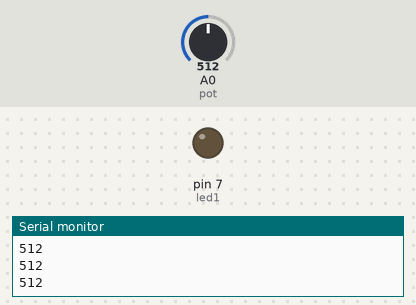
This sketch was run on a simulated Arduino Uno, built with avr-gcc and run on an emulated ATmega328P. Parts: output pins drawn as LEDs (lit = HIGH), the last lines printed to the serial monitor. Dashed ring = blinking. Inputs (shaded band) come from the test bench; at power-on: A0 (pot) = 512.

Above: at 1.2 s.
1.3 s: A0 (pot) set to 1004
2.8 s: A0 (pot) set to 1023
At 2.9 s:
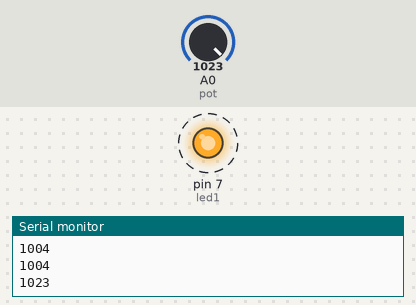
5.8 s: A0 (pot) set to 900
At 6.4 s:
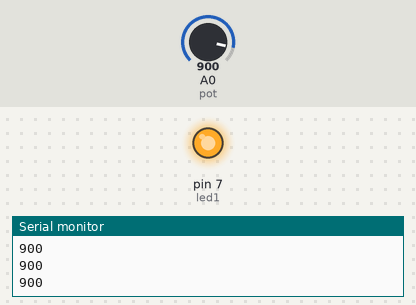
7.3 s: A0 (pot) set to 0
At 8.6 s:
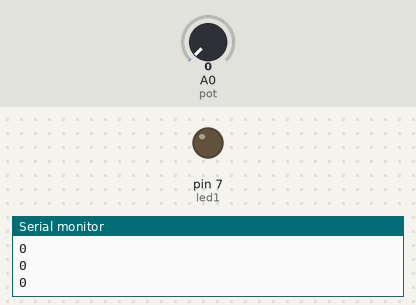
Timing chart, 0 to 9.8 s (numbered marks = the images above; inputs shaded):
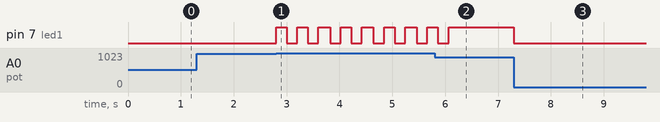

Measured:
- the behaviour switches between 1022 and 1023 on A0 (pot) (found by bisection; images 0 and 1)
- after the input at 2.8 s, pin 7 (led1): alternates HIGH for 0.20 s and LOW for 0.20 s, starting at once
- after the input at 5.8 s, pin 7 (led1): goes on until 6.1 s, then stays HIGH
- after the input at 7.3 s, pin 7 (led1): HIGH → LOW at once

The sketch:

led_blink.ino
```cpp
#define led1 7
#define pot A0

int potVal;

void setup() {
  // put your setup code here, to run once:
  pinMode(led1, OUTPUT);
  Serial.begin(9600);
}

void loop() {
  potVal = analogRead(pot);
  Serial.println(potVal);

  if (potVal == 0)
  {
    digitalWrite(led1, LOW);
  }
  if (potVal == 1023)
  {
    digitalWrite(led1, HIGH);
    delay(200);
    digitalWrite(led1, LOW);
    delay(200);
    digitalWrite(led1, HIGH);
    delay(200);
    digitalWrite(led1, LOW);
    delay(200);
    digitalWrite(led1, HIGH);
  }

  delay(20);
}
```
